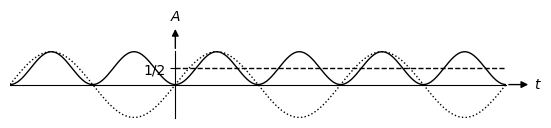

The Python source for this figure:
import numpy as np
import matplotlib
import matplotlib.pyplot as plt

# matplotlib.rc('text', usetex=True)
# matplotlib.rcParams['text.latex.preamble']=[r"\usepackage{amsmath}"]

fig = plt.figure()
ax = plt.gca()

#-- Set axis spines at 0
for spine in ['left', 'bottom']:
    ax.spines[spine].set_position('zero')

#-- Hide the other spines...
for spine in ['right', 'top']:
    ax.spines[spine].set_color('none')

#-- Decorate the spines
arrow_length = 20 # In points

#-- X-axis arrow
ax.annotate('$t$', xy=(1, 0), xycoords=('axes fraction', 'data'), 
            xytext=(arrow_length, 0), textcoords='offset points',
            ha='left', va='center',
            arrowprops=dict(arrowstyle='<|-', fc='black'))

#-- Y-axis arrow
ax.annotate('$A$', xy=(0, 1), xycoords=('data', 'axes fraction'), 
            xytext=(0, arrow_length), textcoords='offset points',
            ha='center', va='bottom',
            arrowprops=dict(arrowstyle='<|-', fc='black'))

#-- Plot
ax.axis([-2.0*np.pi, 4.0*np.pi, -1.27, +1.27])
ax.grid(False)
ax.set_aspect(1)


# Turn off ticks
ax.set_yticks([0.625])
ax.set_xticks([])

# Turn off tick labels
ax.set_yticklabels(['1/2'])
ax.set_xticklabels([])

#-- Function

Theta = np.linspace(-2.0*np.pi, 4.0*np.pi, 200)

AmplitudeSq = 1.25*np.square(np.sin(Theta))
ax.plot(Theta, AmplitudeSq, 'k-', linewidth=1)

Amplitude = 1.25*np.sin(Theta)
ax.plot(Theta, Amplitude, 'k:', linewidth=1)

Theta2 = np.linspace(0, 4.0*np.pi, 100)
AmplitudeSqAvg = np.linspace(0.625, 0.625, 100)
ax.plot(Theta2, AmplitudeSqAvg, 'k--', linewidth=1)

#ax.plot(Theta2, np.zeros(40), 'ko', markersize=2)

plt.savefig("plot.png", bbox_inches='tight')

plt.show()
